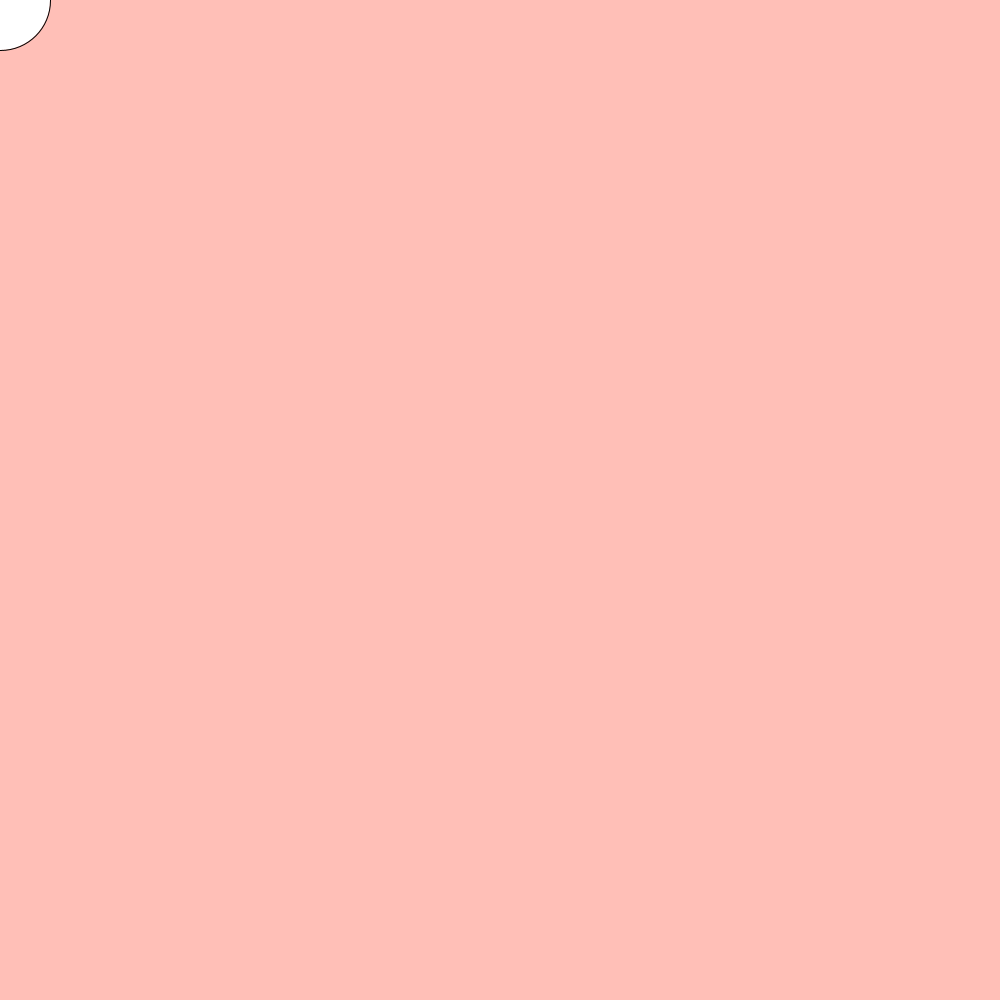
Frame 1 (no input)
Frame 60 (the mouse pressed at the canvas centre just before this capture): identical to frame 1, image omitted
Frame 120 (the mouse held since frame 60 and released just before this capture): identical to frame 1, image omitted

The Processing sketch that drew this single still picture (run headless with seeded random() and noise(); from frame 60 on, the mouse is pressed at the canvas centre):

// Processing sketch: slippery_dot
// ── slippery_dot.pde
/*** When you are done, this program will draw an ellipse 
     that jumps to new location each time you click on it.
***/
 
 // 1. Create three integer variables to represent the x, y, and the size of the ellipse
       int x;
       int y;
       int size = 100;
    void setup() {
      // 2. Set the size of your sketch
    size(1000,1000);
    }
    
    void draw() {
    background(#FFBFB7);
      // 3. Set the background color of your sketch
      
      // 4. Draw an ellipse using the variables created at the top of the sketch for the location and size of your ellipse. 
      //    Make sure it fits in the window. Change the variables if it does not.
    ellipse(x,y,size,size);
    
    }
    
    /******** This method gets called automatically when you press the mouse ************/
    void mousePressed() {
      //5. Create an integer variable called distance
      int distance;
      //6. The getDistanceFromMouse() method below returns a number.
      //   Set the value of your distance variable to the value returned by the getDistance method
      //   You will need to pass the x and y location of your ellipse to this method.
        distance = getDistanceFromMouse(x,y);
          
      //7.  Use an if statement to check if your distance variable is < the radius of the ellipse
      //    If it is, make a new x AND y for the ellipse, for a new random location on the window
      //    Hint: Use code like this      x = (int) random(width);
       if (distance < 50){
         x = (int) random(width);
         y = (int) random(height);
       }
      
    }
    
    /********  This method gives you the number of pixels between the mouse and the x,y point ***********/
    int getDistanceFromMouse(int x, int y) {
      return (int)Math.sqrt(Math.pow((mouseX-x),2) + Math.pow((mouseY-y),2));
    }
